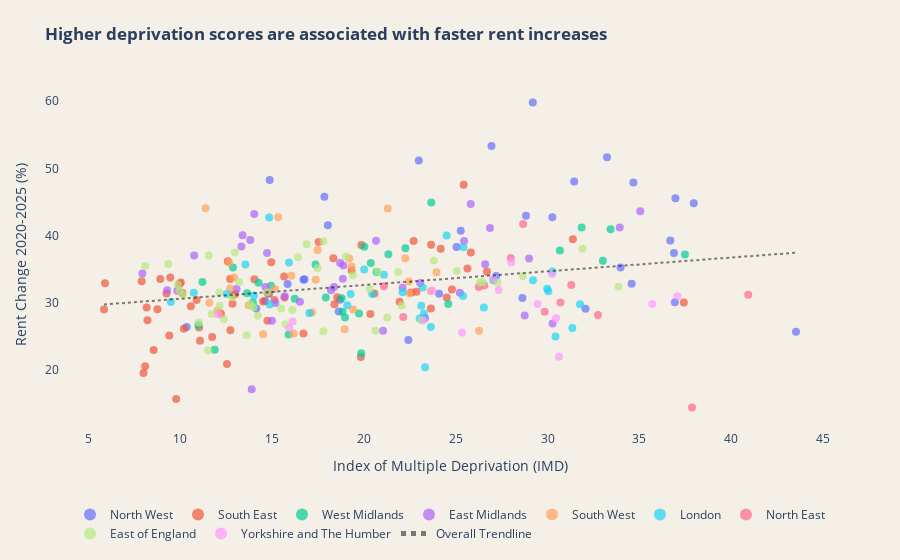

Write notebook code for a chart like this one.
### Code cell
# Scatter plot with overall trendline: IMD vs Rent Change
fig = px.scatter(
    la_stats,
    x="imd",
    y="pct_change",
    color="region",
    hover_data=["la_name"],
    title="<b>Higher deprivation scores are associated with faster rent increases</b>",
    labels={
        "imd": "Index of Multiple Deprivation (IMD)",
        "pct_change": "Rent Change 2020-2025 (%)",
    },
    trendline="ols",
    trendline_scope="overall",
)

# Get trendline results
results = px.get_trendline_results(fig)
slope = results.px_fit_results.iloc[0].params[1]
print(f"Slope: {slope:.3f}")
print(
    f"For every 1 unit increase in deprivation (IMD), rent increases by approximately {slope:.1f} percentage points on average."
)

# Update styling to match corporate colors
fig.update_traces(
    marker=dict(size=8, opacity=0.7),
    hovertemplate="<b>%{customdata[0]}</b><br>Region: %{fullData.name}<br>IMD: %{x:.2f}<br>Rent Change: %{y:.1f}%<extra></extra>",
    selector=dict(mode="markers"),
)

# Update trendline styling
fig.update_traces(
    line=dict(color="black", dash="dot", width=2),
    opacity=0.5,
    hovertemplate="Trendline<extra></extra>",
    selector=dict(mode="lines"),
)

# Style layout
fig.update_layout(
    plot_bgcolor="rgb(244, 240, 231)",
    paper_bgcolor="rgb(244, 240, 231)",
    font=dict(size=12),
    title=dict(y=0.95, yanchor="top"),
    margin=dict(t=80, l=60, r=60, b=120),
    showlegend=True,
    legend=dict(
        orientation="h",
        yanchor="top",
        y=-0.2,
        xanchor="center",
        x=0.5,
        title="",
        itemsizing="constant",
        tracegroupgap=0,
    ),
)

# Remove gridlines
fig.update_xaxes(showgrid=False, title_standoff=15)
fig.update_yaxes(showgrid=False, title_standoff=15)

fig.show()
fig.write_html("imd_rent_scatter.html", config={"displayModeBar": False})

### Figure 1 — Plotly figure (JSON) as saved in the notebook; plotly's stock layout.template omitted (floating-point values rounded to 4 significant figures; data arrays with more than 128 entries replaced by an {"elided": "..."} marker saying what was removed)
{"data": [{"customdata": [["Tameside"], ["Rossendale"], ["Rochdale"], ["Bury"], ["Trafford"], ["Salford"], ["Oldham"], ["Stockport"], ["Liverpool"], ["Manchester"], ["St. Helens"], ["Bolton"], ["Cheshire West and Chester"], ["Sefton"], ["Blackburn with Darwen"], ["Wigan"], ["Knowsley"], ["Pendle"], ["Wirral"], ["Chorley"], ["Warrington"], ["Hyndburn"], ["Fylde"], ["Cumberland"], ["West Northamptonshire"], ["Preston"], ["West Lancashire"], ["South Ribble"], ["Burnley"], ["Cheshire East"], ["Halton"], ["Westmorland and Furness"], ["Lancaster"], ["Ribble Valley"], ["Blackpool"], ["Wyre"]], "hovertemplate": "<b>%{customdata[0]}</b><br>Region: %{fullData.name}<br>IMD: %{x:.2f}<br>Rent Change: %{y:.1f}%<extra></extra>", "legendgroup": "North West", "marker": {"color": "#636efa", "opacity": 0.7, "size": 8, "symbol": "circle"}, "mode": "markers", "name": "North West", "orientation": "v", "showlegend": true, "type": "scatter", "x": [29.2, 26.95, 33.24, 22.99, 14.87, 31.45, 34.67, 17.85, 36.96, 37.96, 28.83, 30.26, 18.04, 25.28, 36.68, 25.05, 36.88, 33.98, 27.2, 16.77, 16.71, 34.58, 15.85, 24.1, 14.84, 28.63, 18.7, 14.62, 36.94, 14.15, 32.07, 18.63, 23.33, 10.36, 43.53, 22.42], "xaxis": "x", "y": [59.78, 53.32, 51.63, 51.18, 48.28, 48.05, 47.89, 45.77, 45.56, 44.79, 42.94, 42.71, 41.54, 40.72, 39.27, 38.31, 37.41, 35.26, 34.0, 33.51, 33.44, 32.84, 32.8, 31.35, 31.35, 30.72, 30.44, 30.27, 30.08, 29.15, 29.12, 28.71, 27.75, 26.42, 25.7, 24.46], "yaxis": "y"}, {"customdata": [["Folkestone and Hythe"], ["Thanet"], ["Slough"], ["Dartford"], ["Gosport"], ["Ashford"], ["Medway"], ["Portsmouth"], ["Maidstone"], ["Cherwell"], ["Adur"], ["Southampton"], ["Arun"], ["Swale"], ["Worthing"], ["Horsham"], ["Basingstoke and Deane"], ["Windsor and Maidenhead"], ["Tunbridge Wells"], ["Surrey Heath"], ["East Hampshire"], ["Wokingham"], ["Bracknell Forest"], ["Dover"], ["Gravesham"], ["Rother"], ["Reigate and Banstead"], ["Oxford"], ["Crawley"], ["Vale of White Horse"], ["New Forest"], ["Tonbridge and Malling"], ["Reading"], ["Isle of Wight"], ["Chichester"], ["Eastleigh"], ["Rushmoor"], ["Sevenoaks"], ["Havant"], ["Hastings"], ["Wealden"], ["Milton Keynes"], ["Winchester"], ["Fareham"], ["Eastbourne"], ["Mid Sussex"], ["Hart"], ["Test Valley"], ["Brighton and Hove"], ["Waverley"], ["Spelthorne"], ["Woking"], ["West Oxfordshire"], ["Tandridge"], ["Lewes"], ["Mole Valley"], ["Buckinghamshire"], ["West Berkshire"], ["South Oxfordshire"], ["Canterbury"], ["Runnymede"], ["Elmbridge"], ["Epsom and Ewell"], ["Guildford"]], "hovertemplate": "<b>%{customdata[0]}</b><br>Region: %{fullData.name}<br>IMD: %{x:.2f}<br>Rent Change: %{y:.1f}%<extra></extra>", "legendgroup": "South East", "marker": {"color": "#EF553B", "opacity": 0.7, "size": 8, "symbol": "circle"}, "mode": "markers", "name": "South East", "orientation": "v", "showlegend": true, "type": "scatter", "x": [25.44, 31.38, 22.71, 17.54, 23.66, 19.87, 24.19, 25.83, 18.34, 12.59, 14.96, 25.64, 19.33, 26.7, 15.66, 9.464, 12.72, 8.918, 14.04, 7.906, 10.04, 5.911, 9.965, 24.8, 22.86, 22.58, 10.12, 14.76, 20.58, 9.259, 13.0, 12.89, 18.55, 24.51, 15.68, 10.9, 15.13, 14.52, 21.95, 37.42, 12.85, 18.4, 10.58, 8.174, 23.65, 8.763, 5.855, 12.22, 20.36, 8.222, 14.75, 11.03, 10.2, 12.74, 16.72, 9.411, 11.74, 11.08, 8.557, 19.84, 12.55, 8.094, 8.006, 9.783], "xaxis": "x", "y": [47.54, 39.43, 39.18, 39.06, 38.65, 38.58, 38.02, 37.49, 36.61, 36.18, 36.05, 35.11, 34.84, 34.66, 33.91, 33.77, 33.54, 33.53, 33.51, 33.21, 33.01, 32.91, 32.78, 31.98, 31.65, 31.54, 31.47, 31.43, 31.4, 31.39, 31.3, 31.16, 30.82, 30.79, 30.78, 30.41, 30.4, 30.21, 30.18, 30.05, 29.85, 29.79, 29.48, 29.3, 29.15, 29.05, 29.01, 28.37, 28.33, 27.39, 27.33, 26.34, 26.14, 25.93, 25.42, 25.15, 24.91, 24.34, 22.99, 21.94, 20.88, 20.55, 19.55, 15.69], "yaxis": "y"}, {"customdata": [["Nuneaton and Bedworth"], ["Wolverhampton"], ["Sandwell"], ["North Warwickshire"], ["Dudley"], ["Walsall"], ["Wyre Forest"], ["Birmingham"], ["Stoke-on-Trent"], ["Cannock Chase"], ["Solihull"], ["Lichfield"], ["Tamworth"], ["Coventry"], ["Bromsgrove"], ["Stafford"], ["Staffordshire Moorlands"], ["South Staffordshire"], ["Shropshire"], ["East Staffordshire"], ["Malvern Hills"], ["Rugby"], ["Telford and Wrekin"], ["Herefordshire, County of"], ["Worcester"], ["Newcastle-under-Lyme"], ["Warwick"], ["Wychavon"], ["Stratford-on-Avon"], ["Redditch"]], "hovertemplate": "<b>%{customdata[0]}</b><br>Region: %{fullData.name}<br>IMD: %{x:.2f}<br>Rent Change: %{y:.1f}%<extra></extra>", "legendgroup": "West Midlands", "marker": {"color": "#00cc96", "opacity": 0.7, "size": 8, "symbol": "circle"}, "mode": "markers", "name": "West Midlands", "orientation": "v", "showlegend": true, "type": "scatter", "x": [23.67, 31.86, 33.43, 20.03, 22.26, 30.67, 21.34, 37.48, 33.01, 20.38, 17.37, 12.88, 20.69, 27.06, 11.21, 14.27, 14.95, 13.65, 17.93, 18.79, 16.24, 13.96, 24.6, 18.84, 19.74, 18.98, 10.99, 15.91, 11.88, 19.86], "xaxis": "x", "y": [44.93, 41.19, 40.95, 38.33, 38.1, 37.76, 37.22, 37.18, 36.25, 35.91, 35.7, 35.26, 34.59, 33.38, 33.11, 32.97, 32.55, 31.4, 30.79, 30.68, 30.6, 30.04, 29.81, 28.66, 28.39, 27.82, 26.69, 25.27, 23.02, 22.5], "yaxis": "y"}, {"customdata": [["Ashfield"], ["Nottingham"], ["Broxtowe"], ["Leicester"], ["Mansfield"], ["Oadby and Wigston"], ["Hinckley and Bosworth"], ["Erewash"], ["Bolsover"], ["Charnwood"], ["Gedling"], ["Blaby"], ["Lincoln"], ["Amber Valley"], ["Derby"], ["Newark and Sherwood"], ["Rushcliffe"], ["North Northamptonshire"], ["Bassetlaw"], ["North East Derbyshire"], ["South Derbyshire"], ["West Lindsey"], ["North Kesteven"], ["Harborough"], ["High Peak"], ["Rutland"], ["Chesterfield"], ["North West Leicestershire"], ["West Northamptonshire"], ["Melton"], ["Boston"], ["South Kesteven"], ["East Lindsey"], ["South Holland"], ["Derbyshire Dales"]], "hovertemplate": "<b>%{customdata[0]}</b><br>Region: %{fullData.name}<br>IMD: %{x:.2f}<br>Rent Change: %{y:.1f}%<extra></extra>", "legendgroup": "East Midlands", "marker": {"color": "#ab63fa", "opacity": 0.7, "size": 8, "symbol": "circle"}, "mode": "markers", "name": "East Midlands", "orientation": "v", "showlegend": true, "type": "scatter", "x": [25.82, 35.05, 14.03, 33.93, 26.87, 13.4, 13.82, 20.66, 25.46, 13.34, 14.73, 10.76, 29.0, 18.71, 26.6, 18.88, 7.945, 18.86, 23.07, 18.38, 14.64, 22.11, 13.07, 9.295, 18.22, 9.843, 25.23, 15.69, 16.52, 15.18, 28.76, 15.0, 30.28, 21.05, 13.9], "xaxis": "x", "y": [44.68, 43.6, 43.2, 41.2, 41.12, 40.06, 39.32, 39.21, 39.18, 38.38, 37.4, 37.03, 36.58, 35.93, 35.73, 35.54, 34.34, 33.57, 32.96, 32.35, 32.34, 32.23, 32.04, 31.88, 31.87, 31.8, 31.48, 30.97, 30.16, 29.97, 28.1, 27.31, 26.92, 25.84, 17.13], "yaxis": "y"}, {"customdata": [["South Gloucestershire"], ["Gloucester"], ["North Somerset"], ["Bournemouth, Christchurch and Poole"], ["Bristol, City of"], ["Forest of Dean"], ["Bath and North East Somerset"], ["Somerset"], ["Plymouth"], ["Exeter"], ["Cheltenham"], ["Swindon"], ["North Devon"], ["Stroud"], ["South Hams"], ["Torridge"], ["Cornwall"], ["Tewkesbury"], ["Wiltshire"], ["Mid Devon"], ["Cotswold"], ["Teignbridge"], ["West Devon"], ["Torbay"], ["Dorset"], ["East Devon"]], "hovertemplate": "<b>%{customdata[0]}</b><br>Region: %{fullData.name}<br>IMD: %{x:.2f}<br>Rent Change: %{y:.1f}%<extra></extra>", "legendgroup": "South West", "marker": {"color": "#FFA15A", "opacity": 0.7, "size": 8, "symbol": "circle"}, "mode": "markers", "name": "South West", "orientation": "v", "showlegend": true, "type": "scatter", "x": [11.38, 21.3, 15.34, 17.48, 22.26, 19.2, 12.67, 19.33, 23.96, 16.06, 12.94, 17.38, 22.45, 12.72, 15.15, 23.65, 22.49, 11.59, 13.73, 19.42, 12.04, 17.17, 18.95, 26.28, 16.18, 14.52], "xaxis": "x", "y": [44.06, 44.03, 42.72, 37.87, 36.61, 36.6, 35.98, 35.4, 34.54, 34.01, 33.78, 33.42, 33.18, 32.12, 32.04, 31.75, 31.42, 30.01, 29.65, 29.02, 28.85, 28.55, 26.07, 25.85, 25.43, 25.31], "yaxis": "y"}, {"customdata": [["Bexley"], ["Hounslow"], ["Ealing"], ["Havering"], ["Sutton"], ["Hillingdon"], ["Barking and Dagenham"], ["Hammersmith and Fulham"], ["Enfield"], ["Lambeth"], ["Brent"], ["Haringey"], ["Croydon"], ["Kingston upon Thames"], ["Redbridge"], ["Bromley"], ["Kensington and Chelsea"], ["Merton"], ["Lewisham"], ["Richmond upon Thames"], ["Hackney"], ["Wandsworth"], ["Barnet"], ["Greenwich"], ["Islington"], ["Harrow"], ["Waltham Forest"], ["Southwark"], ["Westminster"], ["Newham"], ["Tower Hamlets"], ["Camden"]], "hovertemplate": "<b>%{customdata[0]}</b><br>Region: %{fullData.name}<br>IMD: %{x:.2f}<br>Rent Change: %{y:.1f}%<extra></extra>", "legendgroup": "London", "marker": {"color": "#19d3f3", "opacity": 0.7, "size": 8, "symbol": "circle"}, "mode": "markers", "name": "London", "orientation": "v", "showlegend": true, "type": "scatter", "x": [14.85, 24.51, 25.42, 15.93, 13.55, 20.02, 30.27, 21.1, 29.21, 23.2, 29.98, 30.04, 22.11, 10.74, 19.28, 12.54, 20.46, 14.02, 25.4, 9.491, 31.77, 14.87, 19.1, 23.12, 26.54, 17.03, 23.27, 23.04, 23.65, 31.35, 30.44, 23.33], "xaxis": "x", "y": [42.7, 40.01, 38.26, 35.99, 35.71, 34.95, 34.66, 34.15, 33.36, 32.29, 32.07, 31.73, 31.56, 31.49, 31.32, 31.31, 31.3, 31.09, 31.0, 30.11, 29.78, 29.73, 29.64, 29.57, 29.3, 28.49, 28.41, 27.65, 26.41, 26.26, 24.97, 20.41], "yaxis": "y"}, {"customdata": [["Newcastle upon Tyne"], ["Gateshead"], ["South Tyneside"], ["Darlington"], ["North Tyneside"], ["Stockton-on-Tees"], ["Middlesbrough"], ["Redcar and Cleveland"], ["County Durham"], ["Sunderland"], ["Northumberland"], ["Hartlepool"]], "hovertemplate": "<b>%{customdata[0]}</b><br>Region: %{fullData.name}<br>IMD: %{x:.2f}<br>Rent Change: %{y:.1f}%<extra></extra>", "legendgroup": "North East", "marker": {"color": "#FF6692", "opacity": 0.7, "size": 8, "symbol": "circle"}, "mode": "markers", "name": "North East", "orientation": "v", "showlegend": true, "type": "scatter", "x": [28.67, 28.0, 31.3, 26.56, 21.09, 26.26, 40.93, 30.7, 29.85, 32.75, 22.15, 37.86], "xaxis": "x", "y": [41.73, 36.67, 32.63, 32.59, 32.46, 32.34, 31.19, 30.06, 28.66, 28.2, 27.9, 14.43], "yaxis": "y"}, {"customdata": [["Colchester"], ["Braintree"], ["Tendring"], ["Chelmsford"], ["North Hertfordshire"], ["Stevenage"], ["Watford"], ["King's Lynn and West Norfolk"], ["South Cambridgeshire"], ["St Albans"], ["Broxbourne"], ["Ipswich"], ["East Suffolk"], ["Harlow"], ["Bedford"], ["Luton"], ["South Norfolk"], ["Norwich"], ["Peterborough"], ["Fenland"], ["Three Rivers"], ["Great Yarmouth"], ["Breckland"], ["East Hertfordshire"], ["Mid Suffolk"], ["Broadland"], ["Uttlesford"], ["Central Bedfordshire"], ["Dacorum"], ["Basildon"], ["Cambridge"], ["Welwyn Hatfield"], ["Babergh"], ["West Suffolk"], ["Huntingdonshire"], ["Hertsmere"], ["North Norfolk"], ["East Cambridgeshire"], ["Southend-on-Sea"], ["Brentwood"], ["Maldon"], ["Thurrock"], ["Castle Point"], ["Epping Forest"], ["Rochford"]], "hovertemplate": "<b>%{customdata[0]}</b><br>Region: %{fullData.name}<br>IMD: %{x:.2f}<br>Rent Change: %{y:.1f}%<extra></extra>", "legendgroup": "East of England", "marker": {"color": "#B6E880", "opacity": 0.7, "size": 8, "symbol": "circle"}, "mode": "markers", "name": "East of England", "orientation": "v", "showlegend": true, "type": "scatter", "x": [17.8, 16.88, 31.91, 12.98, 11.56, 19.03, 16.41, 23.81, 9.349, 8.1, 17.49, 25.06, 20.77, 21.87, 19.4, 28.65, 13.21, 26.47, 27.27, 26.32, 9.877, 33.86, 20.31, 9.97, 14.75, 12.13, 10.16, 12.84, 13.84, 22.06, 12.16, 13.99, 15.5, 16.11, 11.72, 14.23, 21.28, 12.37, 23.14, 11.02, 15.74, 20.64, 17.8, 13.62, 11.52], "xaxis": "x", "y": [39.15, 38.72, 38.02, 37.48, 37.03, 36.87, 36.76, 36.28, 35.79, 35.47, 35.12, 34.74, 34.62, 34.59, 34.11, 33.97, 33.1, 33.06, 33.01, 33.01, 32.72, 32.38, 32.05, 31.82, 31.57, 31.54, 31.19, 30.84, 29.76, 29.59, 29.53, 29.29, 29.16, 28.93, 28.32, 28.07, 27.8, 27.57, 27.37, 27.06, 26.77, 25.83, 25.78, 25.18, 22.89], "yaxis": "y"}, {"customdata": [["Calderdale"], ["Barnsley"], ["Sheffield"], ["Wakefield"], ["Leeds"], ["Kingston upon Hull, City of"], ["Rotherham"], ["Bradford"], ["York"], ["Doncaster"], ["North Lincolnshire"], ["East Riding of Yorkshire"], ["North Yorkshire"], ["Kirklees"], ["North East Lincolnshire"]], "hovertemplate": "<b>%{customdata[0]}</b><br>Region: %{fullData.name}<br>IMD: %{x:.2f}<br>Rent Change: %{y:.1f}%<extra></extra>", "legendgroup": "Yorkshire and The Humber", "marker": {"color": "#FF97FF", "opacity": 0.7, "size": 8, "symbol": "circle"}, "mode": "markers", "name": "Yorkshire and The Humber", "orientation": "v", "showlegend": true, "type": "scatter", "x": [28.03, 30.25, 27.05, 27.34, 23.73, 37.07, 29.46, 35.7, 12.06, 30.47, 23.25, 16.12, 15.94, 25.34, 30.62], "xaxis": "x", "y": [35.98, 34.3, 33.58, 31.9, 31.81, 30.97, 29.82, 29.82, 28.26, 27.69, 27.42, 27.21, 26.25, 25.59, 21.98], "yaxis": "y"}, {"hovertemplate": "Trendline<extra></extra>", "legendgroup": "Overall Trendline", "line": {"color": "black", "dash": "dot", "width": 2}, "mode": "lines", "name": "Overall Trendline", "opacity": 0.5, "showlegend": true, "type": "scatter", "x": {"elided": "295 float values"}, "xaxis": "x", "y": {"elided": "295 float values"}, "yaxis": "y"}], "layout": {"font": {"size": 12}, "legend": {"itemsizing": "constant", "orientation": "h", "title": {"text": ""}, "tracegroupgap": 0, "x": 0.5, "xanchor": "center", "y": -0.2, "yanchor": "top"}, "margin": {"b": 120, "l": 60, "r": 60, "t": 80}, "paper_bgcolor": "rgb(244, 240, 231)", "plot_bgcolor": "rgb(244, 240, 231)", "showlegend": true, "title": {"text": "<b>Higher deprivation scores are associated with faster rent increases</b>", "y": 0.95, "yanchor": "top"}, "xaxis": {"anchor": "y", "domain": [0, 1], "showgrid": false, "title": {"standoff": 15, "text": "Index of Multiple Deprivation (IMD)"}}, "yaxis": {"anchor": "x", "domain": [0, 1], "showgrid": false, "title": {"standoff": 15, "text": "Rent Change 2020-2025 (%)"}}}}
